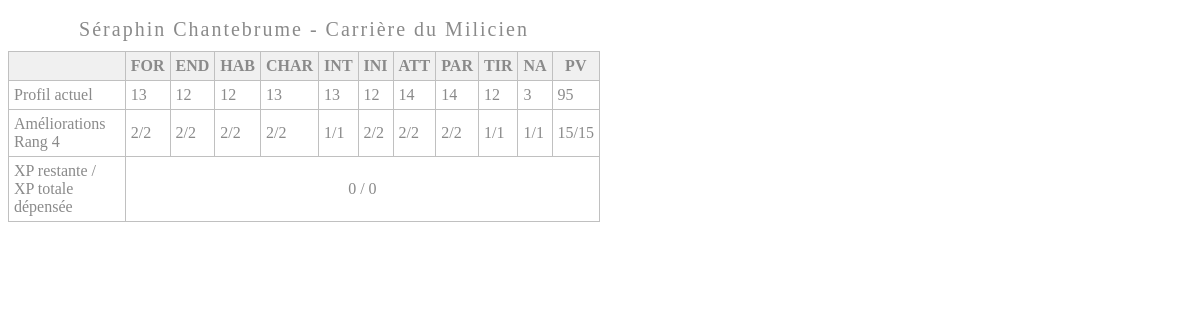
Page /fiches/details/1 on the earlier database version.
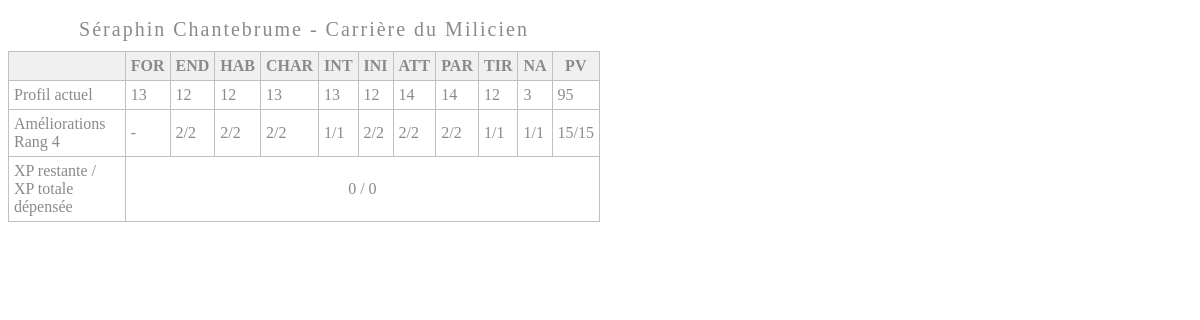
Same page on the later database version.
### fiches/models.py (models this page shows, shortened)
class CharacterSheet(models.Model):
    name = models.CharField(max_length=50, blank=True, null=True)
    group = models.CharField(
        max_length=50, choices=CHOICES, default='Groupe', blank=True, null=True)
    rank = models.IntegerField(blank=True, null=True)
    path = models.ForeignKey(Carriere, on_delete=models.SET_NULL, null=True)
    For = models.IntegerField(blank=True, null=True, default=8)
    End = models.IntegerField(blank=True, null=True, default=8)
    Hab = models.IntegerField(blank=True, null=True, default=8)
    Char = models.IntegerField(blank=True, null=True, default=8)
    Int = models.IntegerField(blank=True, null=True, default=8)
    Ini = models.IntegerField(blank=True, null=True, default=8)
    Att = models.IntegerField(blank=True, null=True, default=8)
    Par = models.IntegerField(blank=True, null=True, default=8)
    Tir = models.IntegerField(blank=True, null=True, default=8)
    Na = models.IntegerField(blank=True, null=True, default=1)
    Pv = models.IntegerField(blank=True, null=True, default=60)
    For1V = models.IntegerField(blank=True, null=True, default=0)
    End1V = models.IntegerField(blank=True, null=True, default=0)
    Hab1V = models.IntegerField(blank=True, null=True, default=0)
    Char1V = models.IntegerField(blank=True, null=True, default=0)
    Int1V = models.IntegerField(blank=True, null=True, default=0)
    Ini1V = models.IntegerField(blank=True, null=True, default=0)
    Att1V = models.IntegerField(blank=True, null=True, default=0)
    Par1V = models.IntegerField(blank=True, null=True, default=0)
    Tir1V = models.IntegerField(blank=True, null=True, default=0)
    Na1V = models.IntegerField(blank=True, null=True, default=0)
    Pv1V = models.IntegerField(blank=True, null=True, default=0)
    For2V = models.IntegerField(blank=True, null=True, default=0)
    End2V = models.IntegerField(blank=True, null=True, default=0)
    Hab2V = models.IntegerField(blank=True, null=True, default=0)
    Char2V = models.IntegerField(blank=True, null=True, default=0)
    Int2V = models.IntegerField(blank=True, null=True, default=0)
    Ini2V = models.IntegerField(blank=True, null=True, default=0)
    Att2V = models.IntegerField(blank=True, null=True, default=0)
    Par2V = models.IntegerField(blank=True, null=True, default=0)
    Tir2V = models.IntegerField(blank=True, null=True, default=0)
    Na2V = models.IntegerField(blank=True, null=True, default=0)
    Pv2V = models.IntegerField(blank=True, null=True, default=0)
    For3V = models.IntegerField(blank=True, null=True, default=0)
    End3V = models.IntegerField(blank=True, null=True, default=0)
    Hab3V = models.IntegerField(blank=True, null=True, default=0)
    Char3V = models.IntegerField(blank=True, null=True, default=0)
    Int3V = models.IntegerField(blank=True, null=True, default=0)
    Ini3V = models.IntegerField(blank=True, null=True, default=0)
    Att3V = models.IntegerField(blank=True, null=True, default=0)
    Par3V = models.IntegerField(blank=True, null=True, default=0)
    Tir3V = models.IntegerField(blank=True, null=True, default=0)
    Na3V = models.IntegerField(blank=True, null=True, default=0)
    Pv3V = models.IntegerField(blank=True, null=True, default=0)
    For4V = models.IntegerField(blank=True, null=True, default=0)
    End4V = models.IntegerField(blank=True, null=True, default=0)
    Hab4V = models.IntegerField(blank=True, null=True, default=0)
    Char4V = models.IntegerField(blank=True, null=True, default=0)
    Int4V = models.IntegerField(blank=True, null=True, default=0)
    Ini4V = models.IntegerField(blank=True, null=True, default=0)
    Att4V = models.IntegerField(blank=True, null=True, default=0)
    Par4V = models.IntegerField(blank=True, null=True, default=0)
    Tir4V = models.IntegerField(blank=True, null=True, default=0)
    Na4V = models.IntegerField(blank=True, null=True, default=0)
    Pv4V = models.IntegerField(blank=True, null=True, default=0)
    created = models.TimeField(auto_now_add=True, null=True)
    class Meta:
        ordering = ['-created']

### carrieres/models.py (models this page shows)
class Carriere(models.Model):
    name = models.CharField(max_length=100, blank=True, null=True)
    rank = models.IntegerField(choices=RANKS, default=1, blank=True, null=True)
    For1 = models.IntegerField(blank=True, null=True)
    End1 = models.IntegerField(blank=True, null=True)
    Hab1 = models.IntegerField(blank=True, null=True)
    Char1 = models.IntegerField(blank=True, null=True)
    Int1 = models.IntegerField(blank=True, null=True)
    Ini1 = models.IntegerField(blank=True, null=True)
    Att1 = models.IntegerField(blank=True, null=True)
    Par1 = models.IntegerField(blank=True, null=True)
    Tir1 = models.IntegerField(blank=True, null=True)
    Na1 = models.IntegerField(blank=True, null=True)
    Pv1 = models.IntegerField(blank=True, null=True)
    For2 = models.IntegerField(blank=True, null=True)
    End2 = models.IntegerField(blank=True, null=True)
    Hab2 = models.IntegerField(blank=True, null=True)
    Char2 = models.IntegerField(blank=True, null=True)
    Int2 = models.IntegerField(blank=True, null=True)
    Ini2 = models.IntegerField(blank=True, null=True)
    Att2 = models.IntegerField(blank=True, null=True)
    Par2 = models.IntegerField(blank=True, null=True)
    Tir2 = models.IntegerField(blank=True, null=True)
    Na2 = models.IntegerField(blank=True, null=True)
    Pv2 = models.IntegerField(blank=True, null=True)
    For3 = models.IntegerField(blank=True, null=True)
    End3 = models.IntegerField(blank=True, null=True)
    Hab3 = models.IntegerField(blank=True, null=True)
    Char3 = models.IntegerField(blank=True, null=True)
    Int3 = models.IntegerField(blank=True, null=True)
    Ini3 = models.IntegerField(blank=True, null=True)
    Att3 = models.IntegerField(blank=True, null=True)
    Par3 = models.IntegerField(blank=True, null=True)
    Tir3 = models.IntegerField(blank=True, null=True)
    Na3 = models.IntegerField(blank=True, null=True)
    Pv3 = models.IntegerField(blank=True, null=True)
    For4 = models.IntegerField(blank=True, null=True)
    End4 = models.IntegerField(blank=True, null=True)
    Hab4 = models.IntegerField(blank=True, null=True)
    Char4 = models.IntegerField(blank=True, null=True)
    Int4 = models.IntegerField(blank=True, null=True)
    Ini4 = models.IntegerField(blank=True, null=True)
    Att4 = models.IntegerField(blank=True, null=True)
    Par4 = models.IntegerField(blank=True, null=True)
    Tir4 = models.IntegerField(blank=True, null=True)
    Na4 = models.IntegerField(blank=True, null=True)
    Pv4 = models.IntegerField(blank=True, null=True)
    created = models.TimeField(auto_now_add=True)
    def __str__(self):
        return self.name

### fiches/views.py (the view)
# urls.py: path('fiches/details/<str:pk>', views.ficheDetails, name="charsheet_details"),
def ficheDetails(request, pk):
    fiche = CharacterSheet.objects.get(id=pk)
    carriere = Carriere.objects.get(name=fiche.path)
    page_title = f"Carrière {fiche.name}"
    context = {'page_title': page_title, 'fiche': fiche,
               'carriere': carriere, 'proxy': PROXY}
    return render(request, 'fiches/iframe.html', context)

### fiches/templates/fiches/iframe.html (shortened to what this page needs)
<!DOCTYPE html>
<html>
  <head>
    </head>
  <body>
<table>
   <caption>{{fiche.name}} - {{fiche.path}}</caption>
   <tr>
      <th></th>
      <th>FOR</th>
      <th>END</th>
      <th>HAB</th>
      <th>CHAR</th>
      <th>INT</th>
      <th>INI</th>
      <th>ATT</th>
      <th>PAR</th>
      <th>TIR</th>
      <th>NA</th>
      <th>PV</th>
   </tr>
   <tr>
      <td>Profil actuel</td>
      <td>{{fiche.For}}</td>
      <td>{{fiche.End}}</td>
      <td>{{fiche.Hab}}</td>
      <td>{{fiche.Char}}</td>
      <td>{{fiche.Int}}</td>
      <td>{{fiche.Ini}}</td>
      <td>{{fiche.Att}}</td>
      <td>{{fiche.Par}}</td>
      <td>{{fiche.Tir}}</td>
      <td>{{fiche.Na}}</td>
      <td>{{fiche.Pv}}</td>
   </tr>
   <tr>
      <td>Améliorations Rang {{fiche.rank}}</td>
      {% if fiche.rank == 1 %}
      <td>{% if fiche.For1V != None %} {{fiche.For1V}}/{{carriere.For1}}{% else %}-{% endif %}</td>
      <td>{% if fiche.End1V != None %} {{fiche.End1V}}/{{carriere.End1}}{% else %}-{% endif %}</td>
      <td>{% if fiche.Hab1V != None %} {{fiche.Hab1V}}/{{carriere.Hab1}}{% else %}-{% endif %}</td>
      <td>{% if fiche.Char1V != None %} {{fiche.End1V}}/{{carriere.Char1}}{% else %}-{% endif %}</td>
      <td>{% if fiche.Int1V != None %} {{fiche.Int1V}}/{{carriere.Int1}}{% else %}-{% endif %}</td>
      <td>{% if fiche.Ini1V != None %} {{fiche.Ini1V}}/{{carriere.Ini1}}{% else %}-{% endif %}</td>
      <td>{% if fiche.Att1V != None %} {{fiche.Att1V}}/{{carriere.Att1}}{% else %}-{% endif %}</td>
      <td>{% if fiche.Par1V != None %} {{fiche.Par1V}}/{{carriere.Par1}}{% else %}-{% endif %}</td>
      <td>{% if fiche.Tir1V != None %} {{fiche.Tir1V}}/{{carriere.Tir1}}{% else %}-{% endif %}</td>
      <td>{% if fiche.Na1V != None %} {{fiche.Na1V}}/{{carriere.Na1}}{% else %}-{% endif %}</td>
      <td>{% if fiche.Pv1V != None %} {{fiche.Pv1V}}/{{carriere.Pv1}}{% else %}-{% endif %}</td>
      {% elif fiche.rank == 4 %}
      <td>{% if fiche.For4V != None %} {{fiche.For4V}}/{{carriere.For4}}{% else %}-{% endif %}</td>
      <td>{% if fiche.End4V != None %} {{fiche.End4V}}/{{carriere.End4}}{% else %}-{% endif %}</td>
      <td>{% if fiche.Hab4V != None %} {{fiche.Hab4V}}/{{carriere.Hab4}}{% else %}-{% endif %}</td>
      <td>{% if fiche.Char4V != None %} {{fiche.End4V}}/{{carriere.Char4}}{% else %}-{% endif %}</td>
      <td>{% if fiche.Int4V != None %} {{fiche.Int4V}}/{{carriere.Int4}}{% else %}-{% endif %}</td>
      <td>{% if fiche.Ini4V != None %} {{fiche.Ini4V}}/{{carriere.Ini4}}{% else %}-{% endif %}</td>
      <td>{% if fiche.Att4V != None %} {{fiche.Att4V}}/{{carriere.Att4}}{% else %}-{% endif %}</td>
      <td>{% if fiche.Par4V != None %} {{fiche.Par4V}}/{{carriere.Par4}}{% else %}-{% endif %}</td>
      <td>{% if fiche.Tir4V != None %} {{fiche.Tir4V}}/{{carriere.Tir4}}{% else %}-{% endif %}</td>
      <td>{% if fiche.Na4V != None %} {{fiche.Na4V}}/{{carriere.Na4}}{% else %}-{% endif %}</td>
      <td>{% if fiche.Pv4V != None %} {{fiche.Pv4V}}/{{carriere.Pv4}}{% else %}-{% endif %}</td>
      {% endif %}
   </tr>
   <tr>
  <td>XP restante / XP totale dépensée</td>
  <td colspan=11; align="center";> 0 / 0</td>
   </tr>
   </table>
    </body>
    </html>

Differences in the rows shown:
changed CharacterSheet "Séraphin Chantebrume": For4V "2" → (not shown)
changed Carriere: For4 "2" → (not shown)
